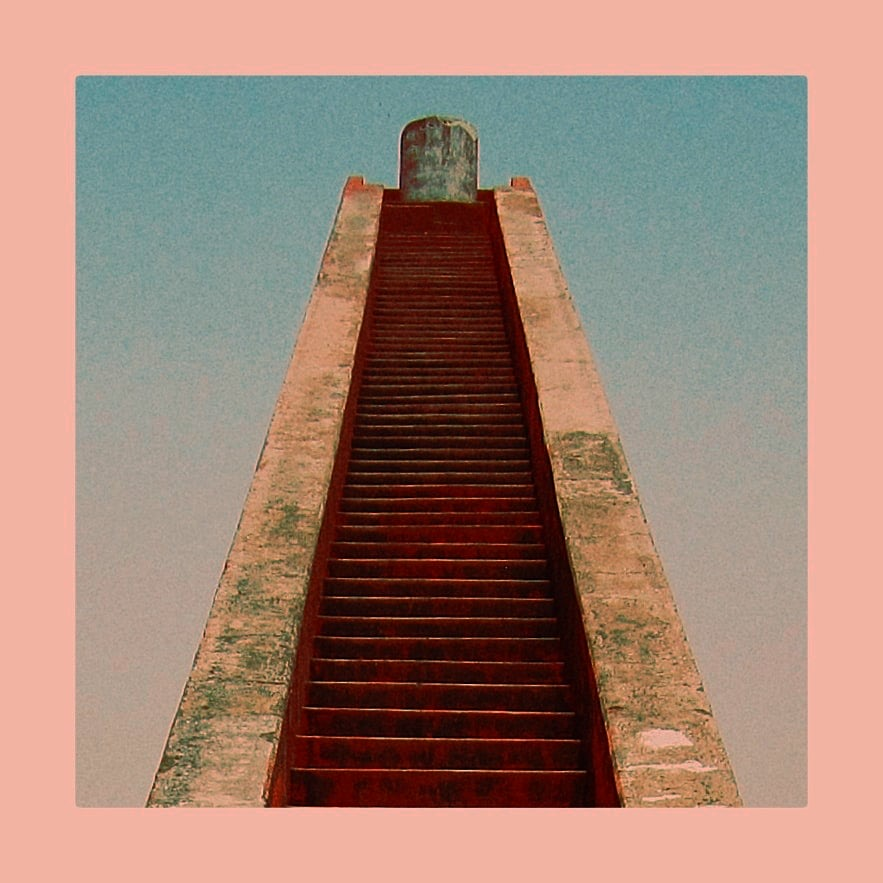
%> input picture stairs.jpeg, 883 x 883 px
$ octave Image_Comp.m   (GNU Octave 9; MATLAB toolbox functions it lacks are replaced by stand-ins)
%> lines starting %> are read from the running program, lines starting %| are printed output that depends on the picture
%Compressed sensing for images
clc;clear all; close all;

Img = imread('stairs.jpeg');
%> Img is the input picture: size 883x883x3 uint8; mean R, G, B 163, 132.7, 118.6
Img = Img([50:99],[50:99]);
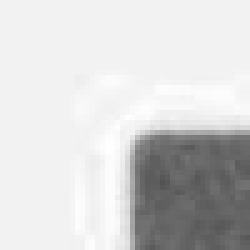
%> Img: size 50x50 uint8 (shown 5 times larger); min 82, max 255, mean 211.8
x = double(Img(:));
%> x = 2500 values, max 255 at index 1274, min 82 at index 1637, mean 211.8
n = length(x);
%> n = 2500

m = 250;
Phi = randn(m,n);
y = Phi*x;
%> y = 250 values, max 30679.2 at index 15, min -31827.8 at index 141, mean -518.2

Theta = zeros(m,n);
for ii = 1:n
    ek = zeros(1,n);
    ek(ii) = 1;
    psi = idct(ek)';
    Theta(:,ii) = Phi*psi;
end
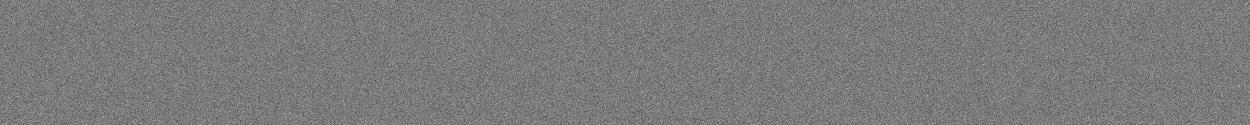
%> Theta: size 250x2500 double (shown at 1/2 size); min -4.48, max 4.82, mean 0.000987; drawn with min black and max white
%> after the loop, ek = 2500 values from 0 to 1

s2 = pinv(Theta)*y;
%> s2 = 2500 values, max 1060.2 at index 1, min -216.2 at index 99, mean 0.941

%l1 NORM
cvx_begin;
%> (this line was passed over: cvx_begin is not available in this run)
    variable s1(n);
%> (this line was passed over: variable is not available in this run)
    minimize(norm(s1,1));
%> (this line was passed over: s1 is not available in this run)
    subject to
%> (this line was passed over: subject is not available in this run)
        Theta*s1 == y;
%> (this line was passed over: s1 is not available in this run)
cvx_end;
%> (this line was passed over: cvx_end is not available in this run)


x2 = zeros(n,1);
for ii = 1:n
    ek = zeros(1,n);
    ek(ii) = 1;
    psi = idct(ek)';
    x2 = x2+psi*s2(ii);
end
%> after the loop, x2 = 2500 values, max 269.3 at index 2001, min -211.2 at index 2450, mean 21.2

x1 = zeros(n,1);
for ii = 1:n
    ek = zeros(1,n);
    ek(ii) = 1;
    psi = idct(ek)';
%> (the run ends here)
